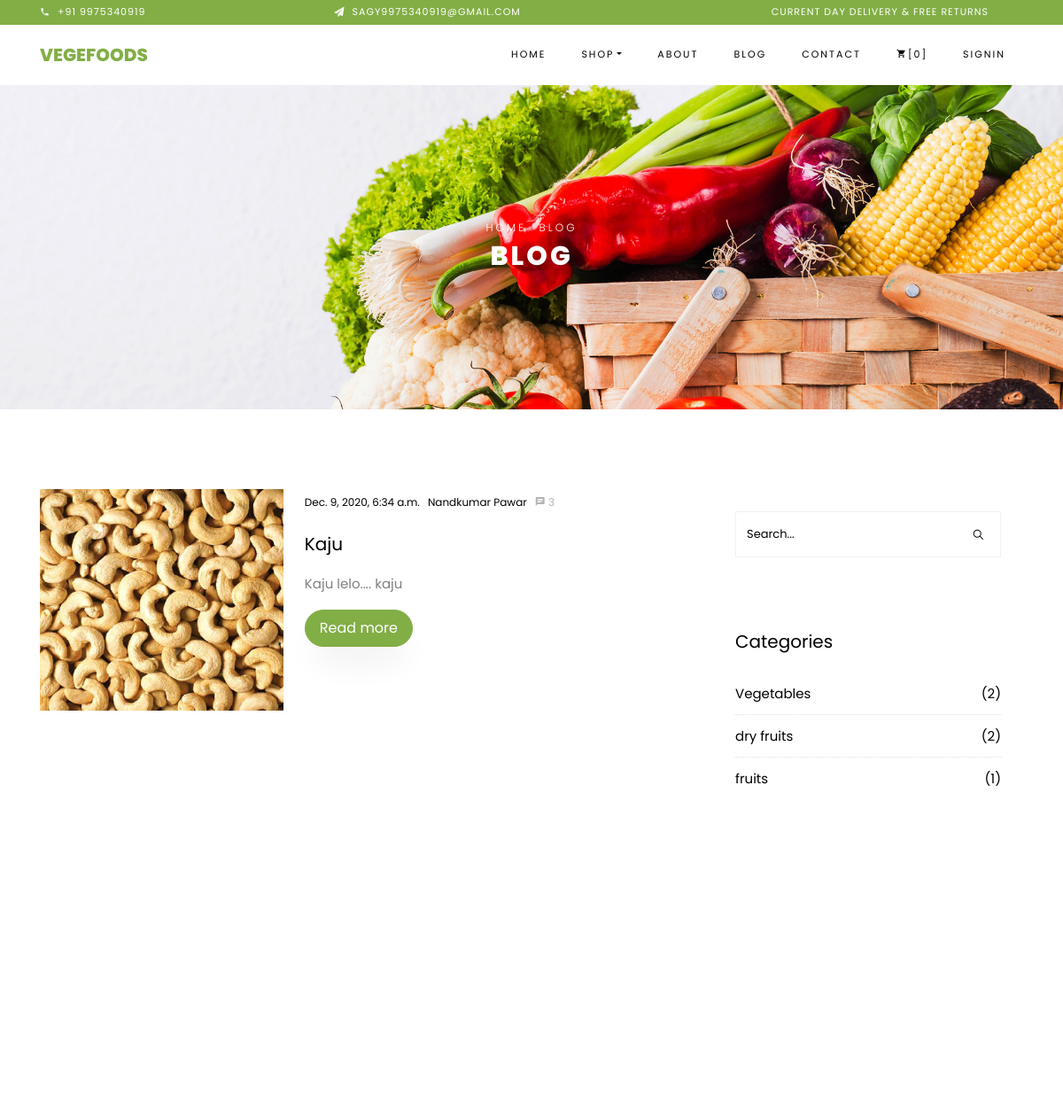
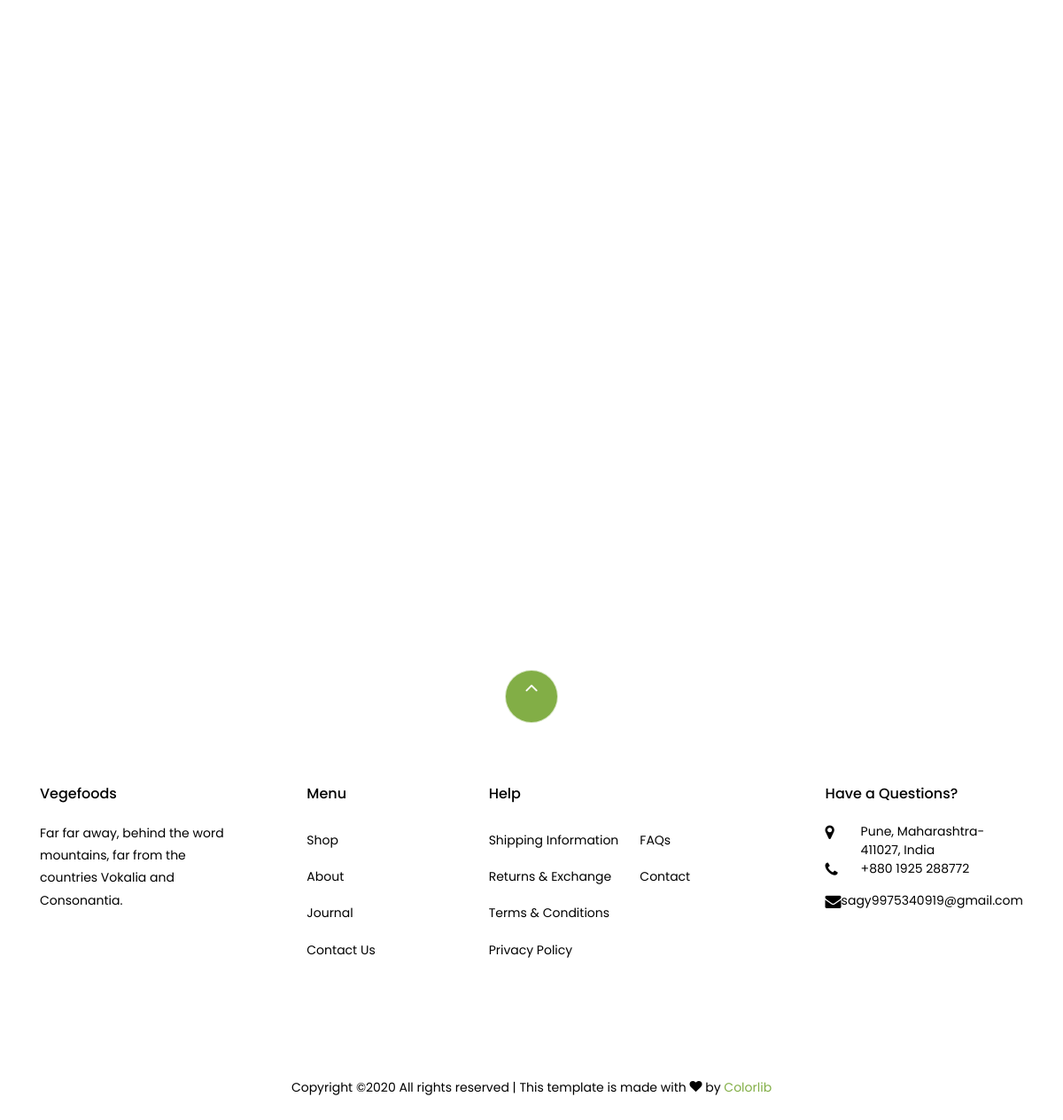
Page /blog/category/dry fruits on the committed database (2 pictures, top to bottom).
### blog/models.py (models this page shows, shortened)
class Post(models.Model):
	title = models.CharField(max_length=200)
	photo = models.ImageField(upload_to='post')
	content = RichTextUploadingField()
	category = models.ForeignKey(Category, on_delete=models.CASCADE)
	tag = models.ManyToManyField(Tag)
	author = models.ForeignKey(AuthorProfile, on_delete=models.CASCADE)
	is_draft = models.BooleanField(default=False)
	date = models.DateTimeField(auto_now_add=True)

class Category(models.Model):
	name = models.CharField(max_length=50, unique=True)
	date = models.DateTimeField(auto_now_add=True)

### author/models.py (models this page shows)
class AuthorProfile(models.Model):
	user = models.OneToOneField(User, on_delete=models.CASCADE)
	name = models.CharField(max_length=200)
	email = models.EmailField()
	about = models.TextField()
	photo = models.ImageField(upload_to='author')
	gender_choice = (
		('male','Male'),
		('female','Female')
	)
	gender = models.CharField(choices=gender_choice, max_length=6)
	website = models.URLField(blank=True, null=True)
	facebook = models.URLField(blank=True, null=True)
	twitter = models.URLField(blank=True, null=True)
	linkdin = models.URLField(blank=True, null=True)
	date = models.DateTimeField(auto_now_add=True)
	def __str__(self):
		return self.name

### blog/views.py (the view)
# urls.py: path('category/<ctg_name>', views.post_by_category, name='post-by-category'),
def post_by_category(request, ctg_name):
    ctg = Category.objects.get(name=ctg_name)
    post = Post.objects.filter(category=ctg)
    category = Category.objects.all().annotate(number_of_posts=Count('post')).order_by('-number_of_posts', 'name')
    tag = Tag.objects.all()
    recent_post = Post.objects.filter(is_draft=False).order_by('-date')[:3]
    context = {
        'posts': post,
        'categories': category,
        'tags': tag,
        'recent_posts': recent_post
    }
    return render(request, 'blog/post-by-category.html', context)

### templates/blog/post-by-category.html
{% extends 'base/base.html' %}
{% load static %}
{% block content %}
    <div class="hero-wrap hero-bread" style="background-image: url({% static 'images/bg_1.jpg' %});">
      <div class="container">
        <div class="row no-gutters slider-text align-items-center justify-content-center">
          <div class="col-md-9 ftco-animate text-center">
          	<p class="breadcrumbs"><span class="mr-2"><a href="{% url 'home' %}">Home</a></span> <span>Blog</span></p>
            <h1 class="mb-0 bread">Blog</h1>
          </div>
        </div>
      </div>
    </div>
    <section class="ftco-section ftco-degree-bg">
      <div class="container">
        <div class="row">
          <div class="col-lg-8 ftco-animate">
						<div class="row">
              {% if posts %}
                {% for post in posts %}
    							<div class="col-md-12 d-flex ftco-animate">
    		            <div class="blog-entry align-self-stretch d-md-flex">
    		              <a href="{% url 'post-details' post.id %}" class="block-20" style="background-image: url({{ post.photo.url }});">
    		              </a>
    		              <div class="text d-block pl-md-4">
    		              	<div class="meta mb-3">
    		                  <div><a href="#">{{ post.date }}</a></div>
    		                  <div><a href="#">{{ post.author }}</a></div>
    		                  <div><a href="#" class="meta-chat"><span class="icon-chat"></span> 3</a></div>
    		                </div>
    		                <h3 class="heading"><a href="{% url 'post-details' post.id %}">{{ post.title }}</a></h3>
    		                <p>{{ post.content|safe|truncatewords:20 }}</p>
    		                <p><a href="{% url 'post-details' post.id %}" class="btn btn-primary py-2 px-3">Read more</a></p>
    		              </div>
    		            </div>
    		          </div>
                {% endfor %}
              {% else %}
                <h2>There are no Posts in the Database</h2>
              {% endif %}
						</div>
          </div>
          {% include 'blog/sidebar.html' %}
        </div>
      </div>
    </section>
{% endblock %}

### templates/blog/sidebar.html (shortened to what this page needs)
{% load static %}
<div class="col-lg-4 sidebar ftco-animate">
  <div class="sidebar-box">
    <form action="#" class="search-form">
      <div class="form-group">
        <span class="icon ion-ios-search"></span>
        <input type="text" class="form-control" placeholder="Search...">
      </div>
    </form>
  </div>
  <div class="sidebar-box ftco-animate">
    <h3 class="heading">Categories</h3>
    <ul class="categories">
      {% if categories %}
        {% for category in categories %}
        <li><a href="{% url 'post-by-category' category.name %}">{{ category.name }}<span style="color: #000">({{ category.post_set.count }})</span></a></li>
        {% endfor %}
      {% else %}
        <li>There are no Category in the Database</li>
      {% endif %}
    </ul>
  </div>
</div>

### static/css/icomoon.css (style rules this page uses)
[class^="icon-"], [class*=" icon-"] { font-family: 'icomoon' !important; speak: none; font-style: normal; font-weight: normal; font-variant: normal; text-transform: none; line-height: 1; -webkit-font-smoothing: antialiased; -moz-osx-font-smoothing: grayscale; }
.icon-chat:before { content: "\e0b7"; }

### rows in the picture
Post: photo (picture), date "Dec. 9, 2020, 6:34 a.m.", author "Nandkumar Pawar", title "Kaju", content "Kaju lelo.... kaju"
Category: name "Vegetables", post_set.count "2"
Category: name "dry fruits", post_set.count "2"
Category: name "fruits", post_set.count "1"
